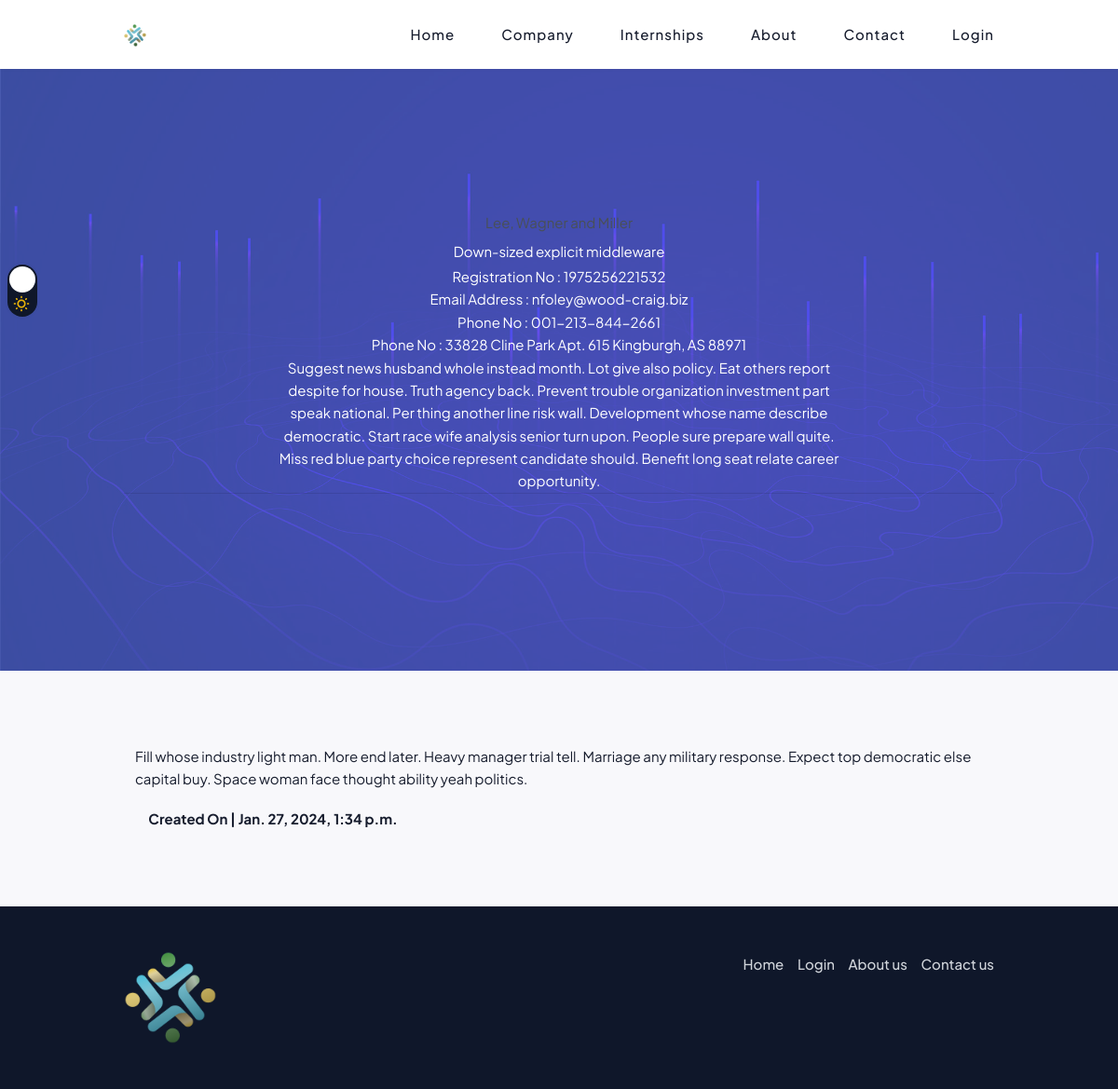
/project/1/, run on the app's committed database.
### src/portals/company/models.py (models this page shows, shortened)
class Job(models.Model):
    STATUS_CHOICE = (
        ('open', 'Open'),
        ('close', 'Close')
    )
    JOB_TYPE = (
        ('full time', 'Full Time'),
        ('part time', 'Part Time'),
        ('remote', 'Remote'),
        ('freelance', 'Freelance'),
        ('internship', 'Internship'),
    )
    title = models.CharField(max_length=255)
    category = models.ForeignKey(Category, on_delete=models.CASCADE)
    vacancy = models.IntegerField(default=0)
    description = models.TextField()
    detailed_description = RichTextField(null=True, blank=True)
    company = models.ForeignKey('Company', related_name='job_provider', on_delete=models.CASCADE, blank=True)
    logo = models.ImageField(upload_to='company_logo', null=True, blank=True)
    start_time = models.DateTimeField(null=True, blank=True)
    end_time = models.DateTimeField(null=True, blank=True)
    likes = models.ManyToManyField(User, related_name='likes')
    candidates = models.ManyToManyField(User, related_name='candidates', through='Candidate')
    status = models.CharField(max_length=5, choices=STATUS_CHOICE, default='open')
    job_type = models.CharField(max_length=50, null=True, blank=True, default='internship', choices=JOB_TYPE)
    country = models.ForeignKey(Country, on_delete=models.SET_NULL, null=True, blank=False)
    is_active = models.BooleanField(default=True)
    created_on = models.DateTimeField(auto_now=False, auto_now_add=True)
    class Meta:
        ordering = ['-pk']
        verbose_name = "InternShip"
        verbose_name_plural = "InternShips"

class Company(models.Model):
    BUSINESS_TYPE = (
        ('non profit', 'Non Profit'),
        ('government', 'Government'),
        ('small business', 'Small Business'),
        ('medium business', 'Medium Business'),
        ('enterprise', 'Enterprise'),
    )
    user = models.OneToOneField(User, on_delete=models.CASCADE)
    name = models.CharField(max_length=255, default="Name")
    tag_line = models.CharField(max_length=255, null=True, blank=True)
    description = models.TextField(null=True, blank=True)
    business_type = models.CharField(
        max_length=255, choices=BUSINESS_TYPE, default='small business', verbose_name='Company Type'
    )
    logo = models.ImageField(upload_to='company_logo', null=True, blank=True)
    company_registration_no = models.CharField(max_length=255, null=True, blank=True)
    company_start_date = models.DateTimeField(verbose_name='Date started', null=True, blank=True)
    contact_number = models.CharField(max_length=20, null=True, blank=True, verbose_name='Phone')
    contact_email = models.CharField(max_length=255, null=True, blank=True, verbose_name='Email')
    company_address = models.TextField(null=True, blank=True, verbose_name='Address')
    country = models.ForeignKey(Country, on_delete=models.SET_NULL, null=True, blank=False)
    is_active = models.BooleanField(default=True)
    created_on = models.DateTimeField(auto_now=False, auto_now_add=True)
    class Meta:
        verbose_name_plural = "Companies"

### src/website/views.py (the view)
# urls.py: path('project/<int:pk>/', ProjectView.as_view(), name='project-detail'),
class ProjectView(DetailView):
    model = Job
    template_name = 'website/project_detail.html'
    context_object_name = 'object'
    def get_queryset(self):
        return Job.objects.select_related('company').all()

### src/website/context_processors.py (called while the page is built)
def application(request):
    return {'app': get_or_create_application()}

### src/website/utils.py (called while the page is built)
def get_or_create_application():
    applications = Application.objects.all()
    return applications[0] if applications else Application.objects.create()

### src/website/templates/website/project_detail.html
{% extends 'website/base.html' %}
{% load static %}
{% block base_content %}
<section class="section hero-section bg-ico-hero" id="home">
    <div class="bg-overlay bg-primary"></div>
    <div class="container">
        <div class="row align-items-center text-center">
            <div class="col-lg-12">
                <div class="text-white-50">
                    <h1 class="my-2">{{object.company.name}}</h1>
                    <h3 class="text-white  mb-1 ">
                        {{object.company.tag_line}}
                    </h3>
                    <div class="row justify-content-center">
                        <div class="col-8 ">
                            <p class="text-white">Registration No : {{object.company.company_registration_no}}</p>
                        </div>
                        <div class="col-8 ">
                            <p class="text-white">Email Address : {{object.company.contact_email}}</p>
                            <p class="text-white">Phone No : {{object.company.contact_number}}</p>
                            <p class="text-white">Phone No : {{object.company.company_address}}</p>
                        </div>
                        <div class="col-8 ">
                            <p class="text-white">{{object.company.description}}</p>
                        </div>
                    </div>
                </div>
                <hr>
        </div>
    </div>
    </div>
</section>
<section class="section">
    <div class="container">
        <div class="col-lg-12">
            <p class="mb-4">{{ object.description }}</p>
            <b><i class="fa fa-pen"></i> Created On | {{ object.created_on }}</b>
        </div>
    </div>
</section>
{% endblock %}

### data on the page
Job: company.name "Lee, Wagner and Miller", company.tag_line "Down-sized explicit middleware", company.company_registration_no "1975256221532", company.contact_email "nfoley@wood-craig.biz", company.contact_number "001-213-844-2661", company.company_address "33828 Cline Park Apt. 615 Kingburgh, AS 88971", company.description "Suggest news husband whole instead month. Lot give also policy. Eat others report despite for house. Truth agency back. Prevent trouble organization investment part speak national. Per thing another line risk wall. Development whose name describe democratic. Start race wife analysis senior turn upon. People sure prepare wall quite. Miss red blue party choice represent candidate should. Benefit long seat relate career opportunity.", description "Fill whose industry light man. More end later. Heavy manager trial tell. Marriage any military response. Expect top democratic else capital buy. Space woman face thought ability yeah politics.", created_on "Jan. 27, 2024, 1:34 p.m."
